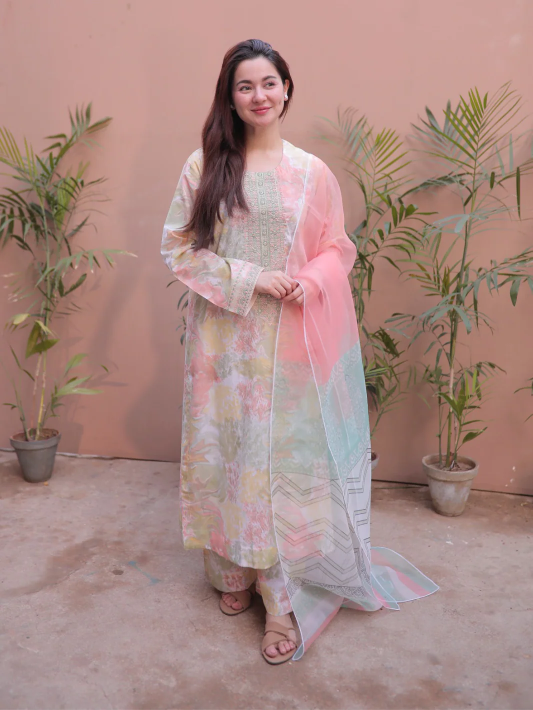
#> input picture backend/SAMPLE_TEST_IMAGES/person_1_full_body(1).webp, 1065 x 1420 px (shown at 1/2 size)
$ python -i 'person_validation(1).py'   (imports and definitions only)
#> lines starting #> are read from the running program, lines starting #| are printed output that depends on the picture
#> further down, picture is the input picture: PIL image 1065x1420 RGB; mean R, G, B 169.7, 138.5, 133
from __future__ import annotations

from dataclasses import asdict, dataclass
from pathlib import Path
from statistics import mean
from typing import Any

from PIL import (
    Image,
    ImageFilter,
    ImageOps,
    ImageStat,
    UnidentifiedImageError,
)

from app.services.body_geometry import (
    build_body_geometry_profile,
)


SUPPORTED_CLOTH_TYPES = {
    "upper",
    "lower",
    "overall",
}


@dataclass(slots=True)
class ImageValidation:
    path: str
    width: int
    height: int
    aspect_ratio: float
    sharpness: float
    brightness: float
    contrast: float
    body_visibility_score: float
    subject_height_ratio: float
    subject_aspect_ratio: float
    geometry_detector: str
    face_quality_score: float
    framing: str
    quality_score: float
    selection_score: float
    reference_role: str | None
    accepted: bool
    issues: list[str]


@dataclass(slots=True)
class PersonValidationReport:
    accepted: bool
    image_count: int
    selected_index: int | None
    selected_file: str | None
    selected_framing: str | None
    selection_mode: str
    selection_reason: str | None
    identity_reference_index: int | None
    geometry_reference_index: int | None
    pose_reference_index: int | None
    identity_consistency_score: float
    identity_check_method: str
    images: list[ImageValidation]
    errors: list[str]
    warnings: list[str]

    # [79 lines left out: functions to_dict, _clamp, _normalize_cloth_type, _append_unique, _edge_variance, not called in this run]


def _upper_body_signature(
    image: Image.Image,
) -> list[float]:
    """
    Build a lightweight visual-consistency signature.

    This is not biometric face recognition. It is used only to detect
    obviously unrelated uploads by comparing broad visual information
    from the upper-body region.
    """

    width, height = image.size
#> width = 1065; height = 1420

    if width <= 0 or height <= 0:
        return []

    crop_box = (
        int(width * 0.15),
        int(height * 0.02),
        int(width * 0.85),
        int(height * 0.62),
    )
#> crop_box = (159, 28, 905, 880)

    crop = (
        image.convert("RGB")
        .crop(crop_box)
        .resize(
            (24, 24),
            Image.Resampling.LANCZOS,
        )
    )
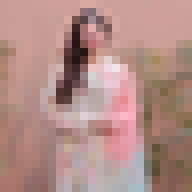
#> crop: PIL image 24x24 RGB (shown 8 times larger); mean R, G, B 177.2, 140.9, 135

    signature: list[float] = []

    for channel in crop.split():
        histogram = channel.histogram()
        total = max(
            sum(histogram),
            1,
        )

        for start in range(
            0,
            256,
            32,
        ):
            signature.append(
                sum(
                    histogram[
                        start:start + 32
                    ]
                )
                / total
            )
#> this loop made 3 passes
#> after the loop, signature = [0, 0.0122, 0.0243, 0.0365, 0.175, 0.349, 0.345, 0.0573, 0.00868, 0.0208, 0.0382, 0.229, 0.389, 0.288, 0.0243, 0.00174, 0.00694, 0.0278, 0.108, 0.252, 0.387, 0.177, 0.0382, 0.00347]

    gray = crop.convert("L").resize(
        (12, 12),
        Image.Resampling.LANCZOS,
    )

    signature.extend(
        float(value) / 255.0
        for value in gray.getdata()
    )

    return signature


# [1210 lines left out: functions _cosine_similarity, _body_visibility_score, _skin_metrics, _classify_framing, _geometry_priority, _selection_mode and 5 more, not called in this run]

>>> from PIL import Image
>>> picture = Image.open('../../SAMPLE_TEST_IMAGES/person_1_full_body(1).webp')
>>> result = _upper_body_signature(picture)
#> result = 168 values, max 0.886 at index 78, min 0 at index 0, mean 0.526

$ run again, on backend/SAMPLE_TEST_IMAGES/person_2_full_body(1).webp
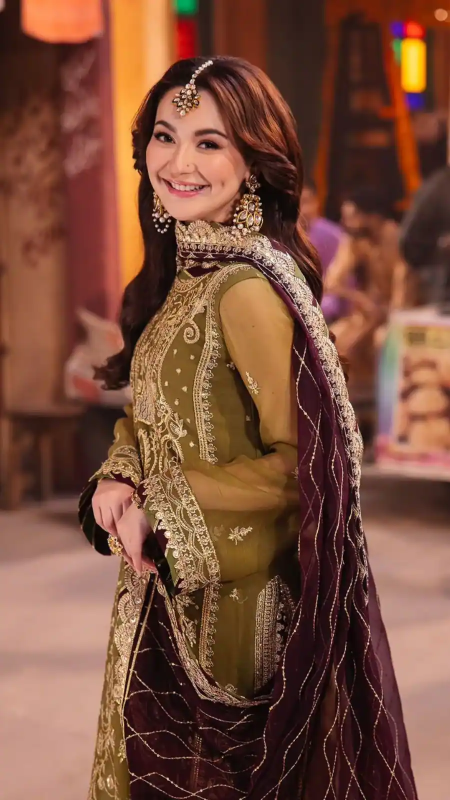
#> input picture backend/SAMPLE_TEST_IMAGES/person_2_full_body(1).webp, 900 x 1600 px (shown at 1/2 size)
#> picture is the input picture: PIL image 900x1600 RGB; mean R, G, B 123, 78.5, 60.1
#> in _upper_body_signature, `crop = ( image.convert("RGB") .crop(crop_box) .resize( (24, 24), Image..`:
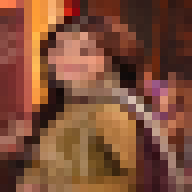
#> crop: PIL image 24x24 RGB (shown 8 times larger); mean R, G, B 126.3, 77.8, 55.9
#> the loop in _upper_body_signature, `for channel in crop.split():` made 3 passes
#> after the loop in _upper_body_signature, `for channel in crop.split():`: signature = [0.00868, 0.155, 0.163, 0.186, 0.207, 0.149, 0.0868, 0.0451, 0.146, 0.288, 0.212, 0.222, 0.104, 0.026, 0.00174, 0, 0.283, 0.333, 0.271, 0.0938, 0.0156, 0.00347, 0, 0]
#> result = 168 values, max 0.729 at index 38, min 0 at index 15, mean 0.319
